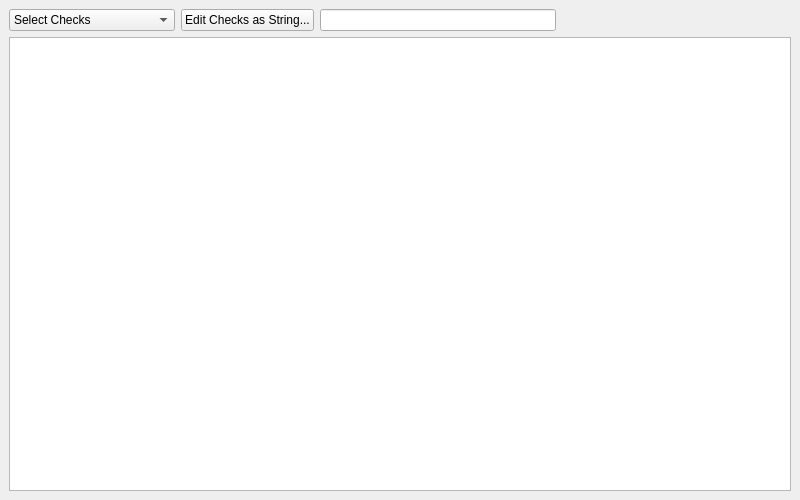
<?xml version="1.0" encoding="UTF-8"?>
<ui version="4.0">
 <class>ClangTools::Internal::TidyChecks</class>
 <widget class="QWidget" name="ClangTools::Internal::TidyChecks">
  <property name="geometry">
   <rect>
    <x>0</x>
    <y>0</y>
    <width>800</width>
    <height>500</height>
   </rect>
  </property>
  <property name="windowTitle">
   <string/>
  </property>
  <layout class="QVBoxLayout" name="verticalLayout_2">
   <property name="leftMargin">
    <number>9</number>
   </property>
   <property name="topMargin">
    <number>9</number>
   </property>
   <property name="rightMargin">
    <number>9</number>
   </property>
   <property name="bottomMargin">
    <number>9</number>
   </property>
   <item>
    <layout class="QHBoxLayout" name="horizontalLayout">
     <item>
      <widget class="QComboBox" name="tidyMode">
       <item>
        <property name="text">
         <string>Select Checks</string>
        </property>
       </item>
       <item>
        <property name="text">
         <string>Use .clang-tidy config file</string>
        </property>
       </item>
      </widget>
     </item>
     <item>
      <widget class="QPushButton" name="plainTextEditButton">
       <property name="text">
        <string>Edit Checks as String...</string>
       </property>
      </widget>
     </item>
     <item>
      <widget class="Utils::FancyLineEdit" name="filterLineEdit"/>
     </item>
     <item>
      <spacer name="horizontalSpacer">
       <property name="orientation">
        <enum>Qt::Horizontal</enum>
       </property>
       <property name="sizeHint" stdset="0">
        <size>
         <width>40</width>
         <height>20</height>
        </size>
       </property>
      </spacer>
     </item>
    </layout>
   </item>
   <item>
    <widget class="QStackedWidget" name="stackedWidget">
     <property name="currentIndex">
      <number>0</number>
     </property>
     <widget class="QWidget" name="checksPage">
      <layout class="QVBoxLayout" name="verticalLayout">
       <property name="leftMargin">
        <number>0</number>
       </property>
       <property name="topMargin">
        <number>0</number>
       </property>
       <property name="rightMargin">
        <number>0</number>
       </property>
       <property name="bottomMargin">
        <number>0</number>
       </property>
       <item>
        <widget class="QTreeView" name="checksPrefixesTree">
         <property name="minimumSize">
          <size>
           <width>0</width>
           <height>300</height>
          </size>
         </property>
         <attribute name="headerVisible">
          <bool>false</bool>
         </attribute>
        </widget>
       </item>
      </layout>
     </widget>
     <widget class="QWidget" name="emptyPage">
      <layout class="QVBoxLayout" name="verticalLayout_3">
       <property name="leftMargin">
        <number>0</number>
       </property>
       <property name="topMargin">
        <number>0</number>
       </property>
       <property name="rightMargin">
        <number>0</number>
       </property>
       <property name="bottomMargin">
        <number>0</number>
       </property>
      </layout>
     </widget>
     <widget class="QWidget" name="invalidExecutablePage">
      <layout class="QVBoxLayout" name="verticalLayout_4">
       <property name="leftMargin">
        <number>0</number>
       </property>
       <property name="topMargin">
        <number>6</number>
       </property>
       <property name="rightMargin">
        <number>0</number>
       </property>
       <property name="bottomMargin">
        <number>0</number>
       </property>
       <item>
        <widget class="Utils::InfoLabel" name="invalidExecutableLabel">
         <property name="text">
          <string>Could not query the supported checks from the clang-tidy executable.
Set a valid executable first.</string>
         </property>
         <property name="alignment">
          <set>Qt::AlignLeading|Qt::AlignLeft|Qt::AlignTop</set>
         </property>
        </widget>
       </item>
       <item>
        <spacer name="verticalSpacer">
         <property name="orientation">
          <enum>Qt::Vertical</enum>
         </property>
         <property name="sizeHint" stdset="0">
          <size>
           <width>20</width>
           <height>239</height>
          </size>
         </property>
        </spacer>
       </item>
      </layout>
     </widget>
    </widget>
   </item>
  </layout>
 </widget>
 <customwidgets>
  <customwidget>
   <class>Utils::InfoLabel</class>
   <extends>QLabel</extends>
   <header location="global">utils/infolabel.h</header>
  </customwidget>
  <customwidget>
   <class>Utils::FancyLineEdit</class>
   <extends>QLineEdit</extends>
   <header location="global">utils/fancylineedit.h</header>
  </customwidget>
 </customwidgets>
 <resources/>
 <connections/>
</ui>
